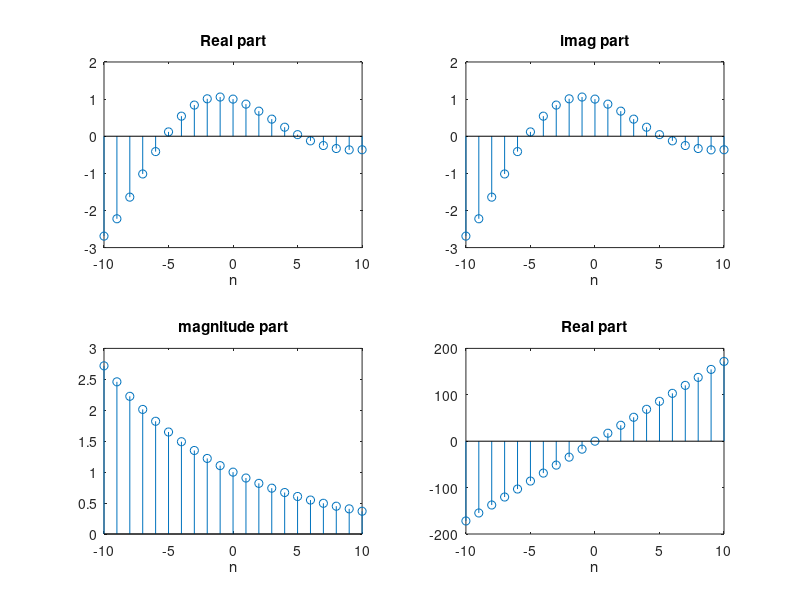

Write the MATLAB code that produced this figure.
clc;
clear all;
close all;
n=[-10:1:10];
alpha=-0.1 + 0.3j;
x=exp(alpha*n);
subplot(2,2,1);
stem(n,real(x));
title("Real part");
xlabel("n");
subplot(2,2,2);
stem(n,real(x));
title("imag part");
xlabel("n");
subplot(2,2,3);
stem(n,abs(x));
title("magnitude part");
xlabel("n");
subplot(2,2,4);
stem(n,(180/pi)*angle(x));
title("Real part");
xlabel("n");
